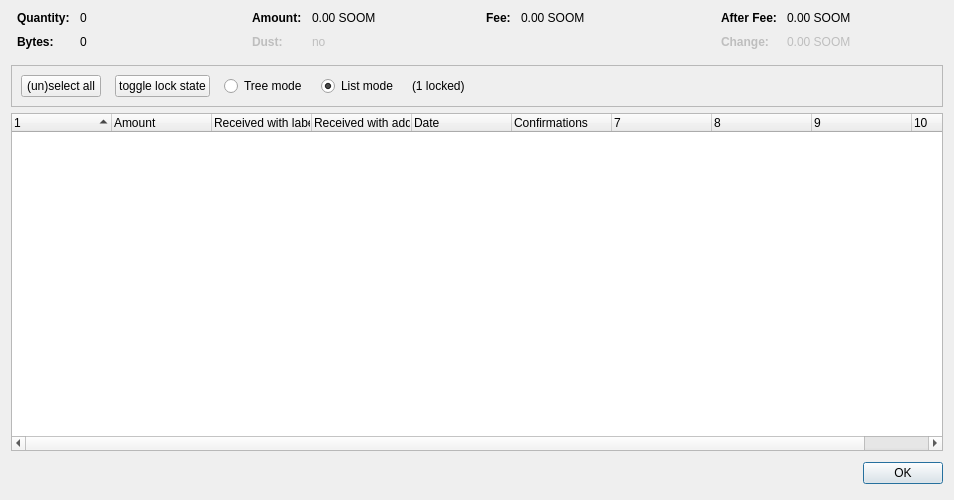
<?xml version="1.0" encoding="UTF-8"?>
<ui version="4.0">
 <class>CoinControlDialog</class>
 <widget class="QDialog" name="CoinControlDialog">
  <property name="geometry">
   <rect>
    <x>0</x>
    <y>0</y>
    <width>954</width>
    <height>500</height>
   </rect>
  </property>
  <property name="windowTitle">
   <string>Coin Selection</string>
  </property>
  <layout class="QVBoxLayout" name="verticalLayout">
   <item>
    <layout class="QHBoxLayout" name="horizontalLayoutTop" stretch="0,0,0,0">
     <property name="topMargin">
      <number>0</number>
     </property>
     <property name="bottomMargin">
      <number>10</number>
     </property>
     <item>
      <layout class="QFormLayout" name="formLayoutCoinControl1">
       <property name="horizontalSpacing">
        <number>10</number>
       </property>
       <property name="verticalSpacing">
        <number>10</number>
       </property>
       <property name="leftMargin">
        <number>6</number>
       </property>
       <property name="rightMargin">
        <number>6</number>
       </property>
       <item row="0" column="0">
        <widget class="QLabel" name="labelCoinControlQuantityText">
         <property name="font">
          <font>
           <weight>75</weight>
           <bold>true</bold>
          </font>
         </property>
         <property name="text">
          <string>Quantity:</string>
         </property>
        </widget>
       </item>
       <item row="0" column="1">
        <widget class="QLabel" name="labelCoinControlQuantity">
         <property name="cursor">
          <cursorShape>IBeamCursor</cursorShape>
         </property>
         <property name="contextMenuPolicy">
          <enum>Qt::ActionsContextMenu</enum>
         </property>
         <property name="text">
          <string notr="true">0</string>
         </property>
         <property name="textInteractionFlags">
          <set>Qt::LinksAccessibleByMouse|Qt::TextSelectableByKeyboard|Qt::TextSelectableByMouse</set>
         </property>
        </widget>
       </item>
       <item row="1" column="0">
        <widget class="QLabel" name="labelCoinControlBytesText">
         <property name="font">
          <font>
           <weight>75</weight>
           <bold>true</bold>
          </font>
         </property>
         <property name="text">
          <string>Bytes:</string>
         </property>
        </widget>
       </item>
       <item row="1" column="1">
        <widget class="QLabel" name="labelCoinControlBytes">
         <property name="cursor">
          <cursorShape>IBeamCursor</cursorShape>
         </property>
         <property name="contextMenuPolicy">
          <enum>Qt::ActionsContextMenu</enum>
         </property>
         <property name="text">
          <string notr="true">0</string>
         </property>
         <property name="textInteractionFlags">
          <set>Qt::LinksAccessibleByMouse|Qt::TextSelectableByKeyboard|Qt::TextSelectableByMouse</set>
         </property>
        </widget>
       </item>
      </layout>
     </item>
     <item>
      <layout class="QFormLayout" name="formLayoutCoinControl2">
       <property name="horizontalSpacing">
        <number>10</number>
       </property>
       <property name="verticalSpacing">
        <number>10</number>
       </property>
       <property name="leftMargin">
        <number>6</number>
       </property>
       <property name="rightMargin">
        <number>6</number>
       </property>
       <item row="0" column="0">
        <widget class="QLabel" name="labelCoinControlAmountText">
         <property name="font">
          <font>
           <weight>75</weight>
           <bold>true</bold>
          </font>
         </property>
         <property name="text">
          <string>Amount:</string>
         </property>
        </widget>
       </item>
       <item row="0" column="1">
        <widget class="QLabel" name="labelCoinControlAmount">
         <property name="cursor">
          <cursorShape>IBeamCursor</cursorShape>
         </property>
         <property name="contextMenuPolicy">
          <enum>Qt::ActionsContextMenu</enum>
         </property>
         <property name="text">
          <string notr="true">0.00 SOOM</string>
         </property>
         <property name="textInteractionFlags">
          <set>Qt::LinksAccessibleByMouse|Qt::TextSelectableByKeyboard|Qt::TextSelectableByMouse</set>
         </property>
        </widget>
       </item>
       <item row="1" column="0">
        <widget class="QLabel" name="labelCoinControlLowOutputText">
         <property name="enabled">
          <bool>false</bool>
         </property>
         <property name="font">
          <font>
           <weight>75</weight>
           <bold>true</bold>
          </font>
         </property>
         <property name="text">
          <string>Dust:</string>
         </property>
        </widget>
       </item>
       <item row="1" column="1">
        <widget class="QLabel" name="labelCoinControlLowOutput">
         <property name="enabled">
          <bool>false</bool>
         </property>
         <property name="cursor">
          <cursorShape>IBeamCursor</cursorShape>
         </property>
         <property name="contextMenuPolicy">
          <enum>Qt::ActionsContextMenu</enum>
         </property>
         <property name="text">
          <string notr="true">no</string>
         </property>
         <property name="textInteractionFlags">
          <set>Qt::LinksAccessibleByMouse|Qt::TextSelectableByKeyboard|Qt::TextSelectableByMouse</set>
         </property>
        </widget>
       </item>
      </layout>
     </item>
     <item>
      <layout class="QFormLayout" name="formLayoutCoinControl3">
       <property name="horizontalSpacing">
        <number>10</number>
       </property>
       <property name="verticalSpacing">
        <number>10</number>
       </property>
       <property name="leftMargin">
        <number>6</number>
       </property>
       <property name="rightMargin">
        <number>6</number>
       </property>
       <item row="0" column="0">
        <widget class="QLabel" name="labelCoinControlFeeText">
         <property name="font">
          <font>
           <weight>75</weight>
           <bold>true</bold>
          </font>
         </property>
         <property name="text">
          <string>Fee:</string>
         </property>
        </widget>
       </item>
       <item row="0" column="1">
        <widget class="QLabel" name="labelCoinControlFee">
         <property name="cursor">
          <cursorShape>IBeamCursor</cursorShape>
         </property>
         <property name="contextMenuPolicy">
          <enum>Qt::ActionsContextMenu</enum>
         </property>
         <property name="text">
          <string notr="true">0.00 SOOM</string>
         </property>
         <property name="textInteractionFlags">
          <set>Qt::LinksAccessibleByMouse|Qt::TextSelectableByKeyboard|Qt::TextSelectableByMouse</set>
         </property>
        </widget>
       </item>
      </layout>
     </item>
     <item>
      <layout class="QFormLayout" name="formLayoutCoinControl4">
       <property name="horizontalSpacing">
        <number>10</number>
       </property>
       <property name="verticalSpacing">
        <number>10</number>
       </property>
       <property name="leftMargin">
        <number>6</number>
       </property>
       <property name="rightMargin">
        <number>6</number>
       </property>
       <item row="0" column="0">
        <widget class="QLabel" name="labelCoinControlAfterFeeText">
         <property name="font">
          <font>
           <weight>75</weight>
           <bold>true</bold>
          </font>
         </property>
         <property name="text">
          <string>After Fee:</string>
         </property>
        </widget>
       </item>
       <item row="0" column="1">
        <widget class="QLabel" name="labelCoinControlAfterFee">
         <property name="cursor">
          <cursorShape>IBeamCursor</cursorShape>
         </property>
         <property name="contextMenuPolicy">
          <enum>Qt::ActionsContextMenu</enum>
         </property>
         <property name="text">
          <string notr="true">0.00 SOOM</string>
         </property>
         <property name="textInteractionFlags">
          <set>Qt::LinksAccessibleByMouse|Qt::TextSelectableByKeyboard|Qt::TextSelectableByMouse</set>
         </property>
        </widget>
       </item>
       <item row="1" column="0">
        <widget class="QLabel" name="labelCoinControlChangeText">
         <property name="enabled">
          <bool>false</bool>
         </property>
         <property name="font">
          <font>
           <weight>75</weight>
           <bold>true</bold>
          </font>
         </property>
         <property name="text">
          <string>Change:</string>
         </property>
        </widget>
       </item>
       <item row="1" column="1">
        <widget class="QLabel" name="labelCoinControlChange">
         <property name="enabled">
          <bool>false</bool>
         </property>
         <property name="cursor">
          <cursorShape>IBeamCursor</cursorShape>
         </property>
         <property name="contextMenuPolicy">
          <enum>Qt::ActionsContextMenu</enum>
         </property>
         <property name="text">
          <string notr="true">0.00 SOOM</string>
         </property>
         <property name="textInteractionFlags">
          <set>Qt::LinksAccessibleByMouse|Qt::TextSelectableByKeyboard|Qt::TextSelectableByMouse</set>
         </property>
        </widget>
       </item>
      </layout>
     </item>
    </layout>
   </item>
   <item>
    <widget class="QFrame" name="frame">
     <property name="minimumSize">
      <size>
       <width>0</width>
       <height>40</height>
      </size>
     </property>
     <property name="frameShape">
      <enum>QFrame::StyledPanel</enum>
     </property>
     <property name="frameShadow">
      <enum>QFrame::Sunken</enum>
     </property>
     <layout class="QHBoxLayout" name="horizontalLayout">
      <item>
       <layout class="QHBoxLayout" name="horizontalLayoutPanel" stretch="0,0,0,0,0,0">
        <property name="spacing">
         <number>14</number>
        </property>
        <item>
         <widget class="QPushButton" name="pushButtonSelectAll">
          <property name="sizePolicy">
           <sizepolicy hsizetype="Maximum" vsizetype="Fixed">
            <horstretch>0</horstretch>
            <verstretch>0</verstretch>
           </sizepolicy>
          </property>
          <property name="text">
           <string>(un)select all</string>
          </property>
          <property name="autoDefault">
           <bool>false</bool>
          </property>
         </widget>
        </item>
        <item>
         <widget class="QPushButton" name="pushButtonToggleLock">
          <property name="sizePolicy">
           <sizepolicy hsizetype="Maximum" vsizetype="Fixed">
            <horstretch>0</horstretch>
            <verstretch>0</verstretch>
           </sizepolicy>
          </property>
          <property name="text">
           <string>toggle lock state</string>
          </property>
          <property name="autoDefault">
           <bool>false</bool>
          </property>
         </widget>
        </item>
        <item>
         <widget class="QRadioButton" name="radioTreeMode">
          <property name="sizePolicy">
           <sizepolicy hsizetype="Maximum" vsizetype="Fixed">
            <horstretch>0</horstretch>
            <verstretch>0</verstretch>
           </sizepolicy>
          </property>
          <property name="text">
           <string>Tree mode</string>
          </property>
         </widget>
        </item>
        <item>
         <widget class="QRadioButton" name="radioListMode">
          <property name="sizePolicy">
           <sizepolicy hsizetype="Maximum" vsizetype="Fixed">
            <horstretch>0</horstretch>
            <verstretch>0</verstretch>
           </sizepolicy>
          </property>
          <property name="text">
           <string>List mode</string>
          </property>
          <property name="checked">
           <bool>true</bool>
          </property>
         </widget>
        </item>
        <item>
         <widget class="QLabel" name="labelLocked">
          <property name="text">
           <string>(1 locked)</string>
          </property>
         </widget>
        </item>
        <item>
         <spacer name="horizontalSpacer">
          <property name="orientation">
           <enum>Qt::Horizontal</enum>
          </property>
          <property name="sizeHint" stdset="0">
           <size>
            <width>40</width>
            <height>20</height>
           </size>
          </property>
         </spacer>
        </item>
       </layout>
      </item>
     </layout>
    </widget>
   </item>
   <item>
    <widget class="CoinControlTreeWidget" name="treeWidget">
     <property name="contextMenuPolicy">
      <enum>Qt::CustomContextMenu</enum>
     </property>
     <property name="sortingEnabled">
      <bool>false</bool>
     </property>
     <property name="columnCount">
      <number>10</number>
     </property>
     <attribute name="headerShowSortIndicator" stdset="0">
      <bool>true</bool>
     </attribute>
     <attribute name="headerStretchLastSection">
      <bool>false</bool>
     </attribute>
     <column>
      <property name="text">
       <string/>
      </property>
     </column>
     <column>
      <property name="text">
       <string>Amount</string>
      </property>
     </column>
     <column>
      <property name="text">
       <string>Received with label</string>
      </property>
     </column>
     <column>
      <property name="text">
       <string>Received with address</string>
      </property>
     </column>
     <column>
      <property name="text">
       <string>Date</string>
      </property>
     </column>
     <column>
      <property name="text">
       <string>Confirmations</string>
      </property>
      <property name="toolTip">
       <string>Confirmed</string>
      </property>
     </column>
     <column>
      <property name="text">
       <string/>
      </property>
     </column>
     <column>
      <property name="text">
       <string/>
      </property>
     </column>
     <column>
      <property name="text">
       <string/>
      </property>
     </column>
     <column>
      <property name="text">
       <string/>
      </property>
     </column>
    </widget>
   </item>
   <item>
    <layout class="QHBoxLayout" name="horizontalLayout_2">
     <property name="bottomMargin">
      <number>0</number>
     </property>
     <item>
      <spacer name="horizontalSpacer_2">
       <property name="orientation">
        <enum>Qt::Horizontal</enum>
       </property>
       <property name="sizeHint" stdset="0">
        <size>
         <width>40</width>
         <height>32</height>
        </size>
       </property>
      </spacer>
     </item>
     <item>
      <widget class="QDialogButtonBox" name="buttonBox">
       <property name="sizePolicy">
        <sizepolicy hsizetype="Maximum" vsizetype="Fixed">
         <horstretch>0</horstretch>
         <verstretch>0</verstretch>
        </sizepolicy>
       </property>
       <property name="orientation">
        <enum>Qt::Horizontal</enum>
       </property>
       <property name="standardButtons">
        <set>QDialogButtonBox::Ok</set>
       </property>
      </widget>
     </item>
    </layout>
   </item>
  </layout>
 </widget>
 <customwidgets>
  <customwidget>
   <class>CoinControlTreeWidget</class>
   <extends>QTreeWidget</extends>
   <header>coincontroltreewidget.h</header>
  </customwidget>
 </customwidgets>
 <resources/>
 <connections/>
</ui>
